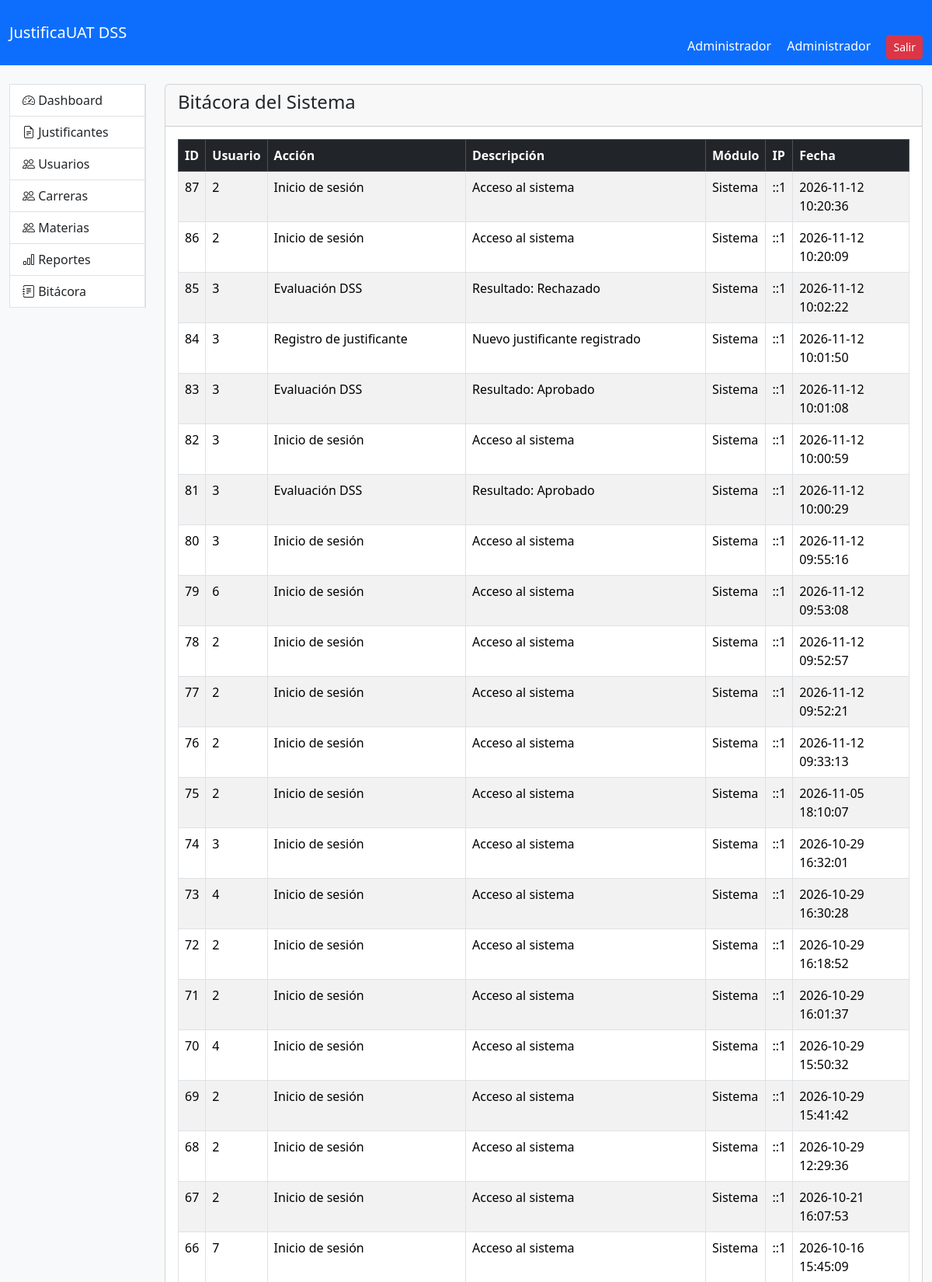
The app's page /public/index.php?page=bitacora (signed in, upper part) with its own data.
### tables this page shows
CREATE TABLE `bitacora` (
  `id` int(11) NOT NULL AUTO_INCREMENT,
  `usuario_id` int(11) DEFAULT NULL,
  `accion` varchar(255) DEFAULT NULL,
  `descripcion` text DEFAULT NULL,
  `ip` varchar(100) DEFAULT NULL,
  `modulo` varchar(100) DEFAULT NULL,
  `fecha` timestamp NOT NULL DEFAULT current_timestamp(),
  PRIMARY KEY (`id`),
  KEY `fk_bitacora_usuario` (`usuario_id`),
  CONSTRAINT `fk_bitacora_usuario` FOREIGN KEY (`usuario_id`) REFERENCES `usuarios` (`id`)
);

### app/Controllers/BitacoraController.php (called while the page is built)
<?php
require_once __DIR__ . '/../Models/Bitacora.php';
class BitacoraController
{
    public function index()
    {
        $bitacoras = Bitacora::obtenerTodas();
        require_once __DIR__ .
        '/../Views/bitacora/index.php';
    }
}

### app/Models/Bitacora.php (called while the page is built, shortened)
<?php
class Bitacora
{
public static function obtenerTodas()
{
    $db = Database::connect();
    $sql = "SELECT *
        FROM bitacora
        ORDER BY fecha DESC";
    return $db->query($sql) ->fetchAll(PDO::FETCH_ASSOC);
}
}
?>

### app/Views/bitacora/index.php (the view)
<?php include '../app/Views/layouts/header.php'; ?>
<?php include '../app/Views/layouts/navbar.php'; ?>
<div class="container-fluid mt-4">
    <div class="row">
        <div class="col-md-2">
        <?php include '../app/Views/layouts/sidebar.php'; ?>
        </div>
        <div class="col-md-10">
            <div class="card">
                <div class="card-header">
                    <h4>Bitácora del Sistema</h4>
                </div>
                <div class="card-body">
                    <table class="table table-striped table-bordered">
                        <thead class="table-dark">
                            <tr>
                                <th>ID</th>
                                <th>Usuario</th>
                                <th>Acción</th>
                                <th>Descripción</th>
                                <th>Módulo</th>
                                <th>IP</th>
                                <th>Fecha</th>
                            </tr>
                        </thead>
                        <tbody>
                            <?php foreach($bitacoras as $b): ?>
                            <tr>
                                <td><?= $b['id']; ?></td>
                                <td><?= $b['usuario_id']; ?></td>
                                <td><?= $b['accion']; ?></td>
                                <td><?= $b['descripcion']; ?></td>
                                <td><?= $b['modulo']; ?></td>
                                <td><?= $b['ip']; ?></td>
                                <td><?= $b['fecha']; ?></td>
                            </tr>
                            <?php endforeach; ?>
                        </tbody>
                    </table>
                </div>
            </div>
        </div>
    </div>
</div>
<?php include '../app/Views/layouts/footer.php'; ?>

### public/assets/css/style.css (style rules this page uses)
body { background:#f8f9fa; }

### records on screen
bitacora: id "87", usuario "2", accion "Inicio de sesión", descripcion "Acceso al sistema", modulo "Sistema", ip "::1", fecha "2026-11-12 10:20:36"
bitacora: id "86", usuario "2", accion "Inicio de sesión", descripcion "Acceso al sistema", modulo "Sistema", ip "::1", fecha "2026-11-12 10:20:09"
bitacora: id "85", usuario "3", accion "Evaluación DSS", descripcion "Resultado: Rechazado", modulo "Sistema", ip "::1", fecha "2026-11-12 10:02:22"
bitacora: id "84", usuario "3", accion "Registro de justificante", descripcion "Nuevo justificante registrado", modulo "Sistema", ip "::1", fecha "2026-11-12 10:01:50"
bitacora: id "83", usuario "3", accion "Evaluación DSS", descripcion "Resultado: Aprobado", modulo "Sistema", ip "::1", fecha "2026-11-12 10:01:08"
bitacora: id "82", usuario "3", accion "Inicio de sesión", descripcion "Acceso al sistema", modulo "Sistema", ip "::1", fecha "2026-11-12 10:00:59"
bitacora: id "81", usuario "3", accion "Evaluación DSS", descripcion "Resultado: Aprobado", modulo "Sistema", ip "::1", fecha "2026-11-12 10:00:29"
bitacora: id "80", usuario "3", accion "Inicio de sesión", descripcion "Acceso al sistema", modulo "Sistema", ip "::1", fecha "2026-11-12 09:55:16"
bitacora: id "79", usuario "6", accion "Inicio de sesión", descripcion "Acceso al sistema", modulo "Sistema", ip "::1", fecha "2026-11-12 09:53:08"
bitacora: id "78", usuario "2", accion "Inicio de sesión", descripcion "Acceso al sistema", modulo "Sistema", ip "::1", fecha "2026-11-12 09:52:57"
bitacora: id "77", usuario "2", accion "Inicio de sesión", descripcion "Acceso al sistema", modulo "Sistema", ip "::1", fecha "2026-11-12 09:52:21"
bitacora: id "76", usuario "2", accion "Inicio de sesión", descripcion "Acceso al sistema", modulo "Sistema", ip "::1", fecha "2026-11-12 09:33:13"
bitacora: id "75", usuario "2", accion "Inicio de sesión", descripcion "Acceso al sistema", modulo "Sistema", ip "::1", fecha "2026-11-05 18:10:07"
bitacora: id "74", usuario "3", accion "Inicio de sesión", descripcion "Acceso al sistema", modulo "Sistema", ip "::1", fecha "2026-10-29 16:32:01"
bitacora: id "73", usuario "4", accion "Inicio de sesión", descripcion "Acceso al sistema", modulo "Sistema", ip "::1", fecha "2026-10-29 16:30:28"
bitacora: id "72", usuario "2", accion "Inicio de sesión", descripcion "Acceso al sistema", modulo "Sistema", ip "::1", fecha "2026-10-29 16:18:52"
bitacora: id "71", usuario "2", accion "Inicio de sesión", descripcion "Acceso al sistema", modulo "Sistema", ip "::1", fecha "2026-10-29 16:01:37"
bitacora: id "70", usuario "4", accion "Inicio de sesión", descripcion "Acceso al sistema", modulo "Sistema", ip "::1", fecha "2026-10-29 15:50:32"
bitacora: id "69", usuario "2", accion "Inicio de sesión", descripcion "Acceso al sistema", modulo "Sistema", ip "::1", fecha "2026-10-29 15:41:42"
bitacora: id "68", usuario "2", accion "Inicio de sesión", descripcion "Acceso al sistema", modulo "Sistema", ip "::1", fecha "2026-10-29 12:29:36"
bitacora: id "67", usuario "2", accion "Inicio de sesión", descripcion "Acceso al sistema", modulo "Sistema", ip "::1", fecha "2026-10-21 16:07:53"
bitacora: id "66", usuario "7", accion "Inicio de sesión", descripcion "Acceso al sistema", modulo "Sistema", ip "::1", fecha "2026-10-16 15:45:09"

### other values on screen
$_SESSION['nombre'] "Administrador"
$_SESSION['rol'] "Administrador"
